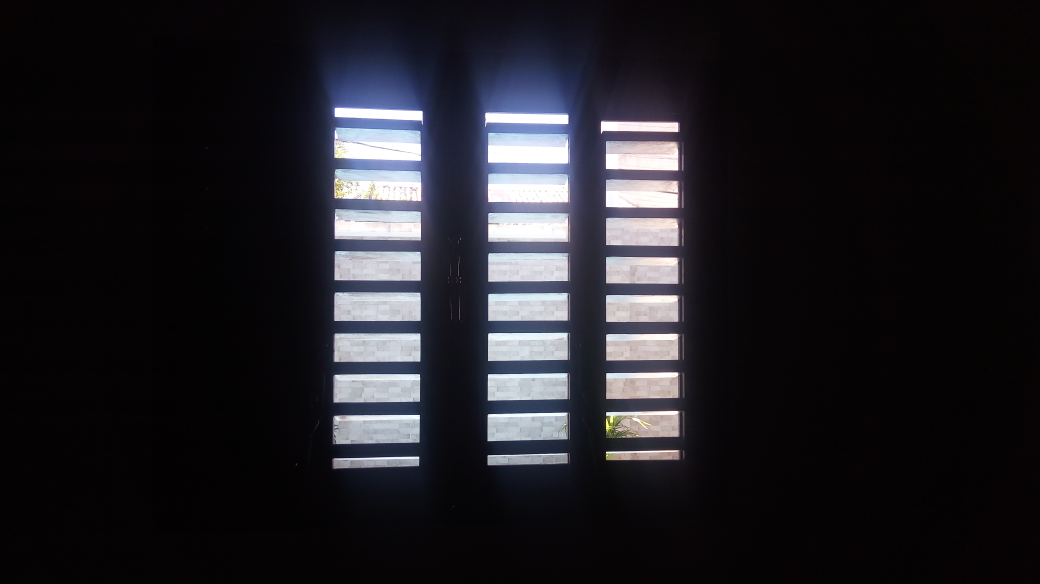
//> input picture DCA0445-PROCESSAMENTO-DIGITAL-DE-IMAGENS/Unidade_2/Filtragem no Domínio da Frequência - Filtro Homomórfico/Janela_escura.jpg, 4160 x 2336 px (shown at 1/4 size)
$ ./canny '../Filtragem no Domínio da Frequência - Filtro Homomórfico/Janela_escura.jpg'   (built with g++ and OpenCV 4)
//> lines starting //> are read from the running program, lines starting //| are printed output that depends on the picture; after the words box and inside, x2 and y2 are one past the last pixel; in counts of white or black regions, pixels touching at a corner belong together
#include <iostream>
#include "opencv2/opencv.hpp"

using namespace std;
using namespace cv;

#define CV_LOAD_IMAGE_GRAYSCALE 0

int top_slider = 10;
int top_slider_max = 200;

char TrackbarName[50];

Mat image, border;

void on_trackbar_canny(int, void*){
  Canny(image, border, top_slider, 3*top_slider);
  imshow("canny", border);
}

int main(int argc, char**argv){
  int width, height;

  image= imread(argv[1],CV_LOAD_IMAGE_GRAYSCALE);
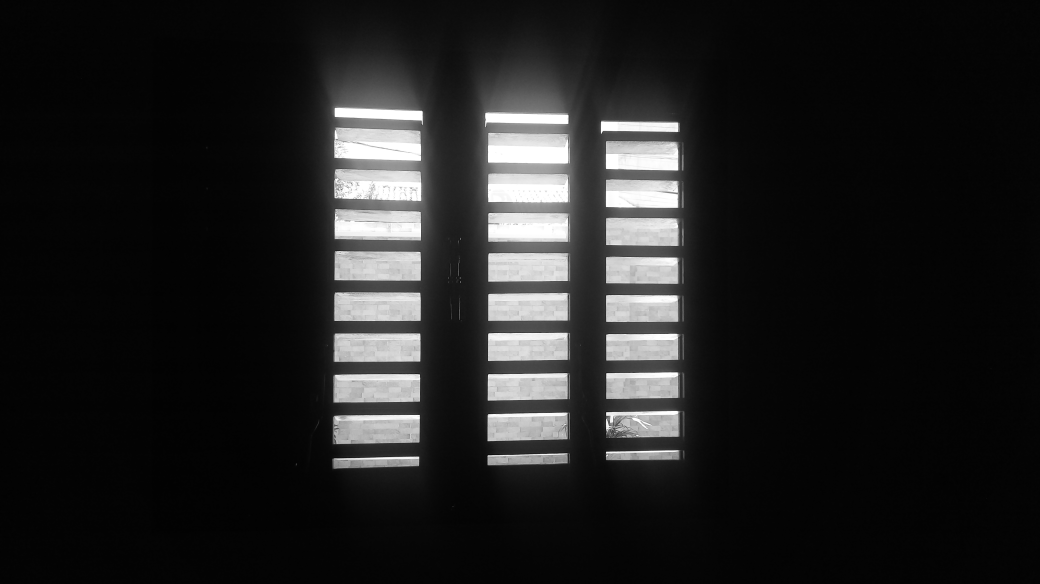
//> image: 2336 rows x 4160 cols, CV_8UC1 (shown at 1/4 size); min 0, max 255, mean 32.8
  resize(image, image, cv::Size(700, 800));
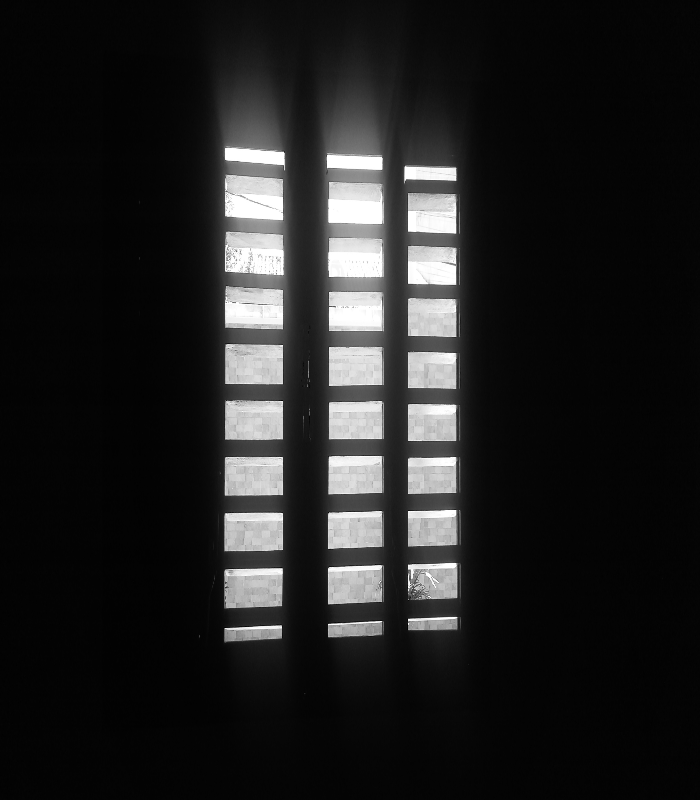
//> image: 800 rows x 700 cols, CV_8UC1; min 0, max 255, mean 32.7

  width=image.size().width;
//> width = 700
  height=image.size().height;
//> height = 800

  sprintf( TrackbarName, "Threshold inferior", top_slider_max );

  namedWindow("canny",1);
  createTrackbar( TrackbarName, "canny",
                &top_slider,
                top_slider_max,
                on_trackbar_canny );

  on_trackbar_canny(top_slider, 0 );
//> in on_trackbar_canny, `Canny(image, border, top_slider, 3*top_slider);`:
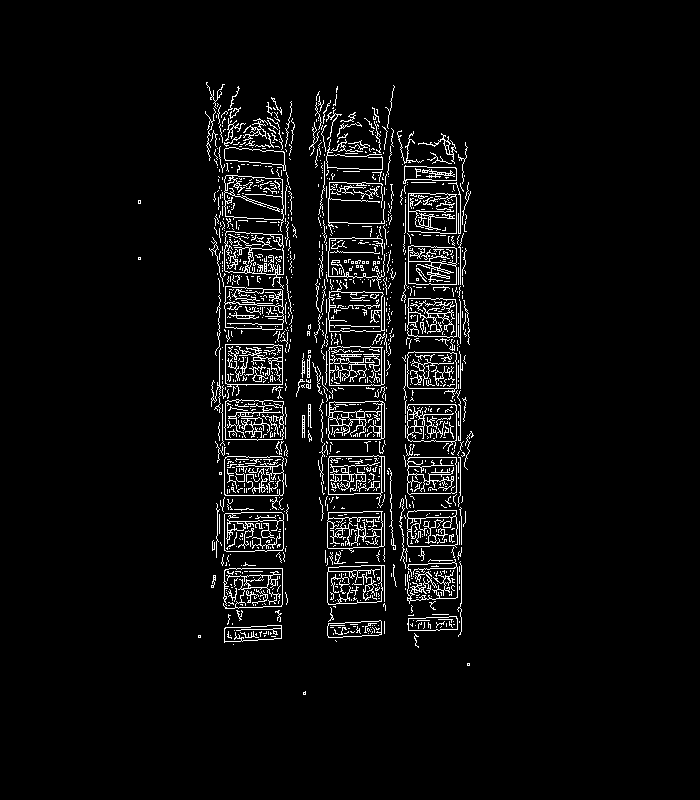
//> border: 800 rows x 700 cols, CV_8UC1; 4.6% white in thin lines or dots, all inside (x1, y1, x2, y2) = (138, 82, 474, 695)

  waitKey();
  imwrite("cannyborders.png", border);
  return 0;
}
